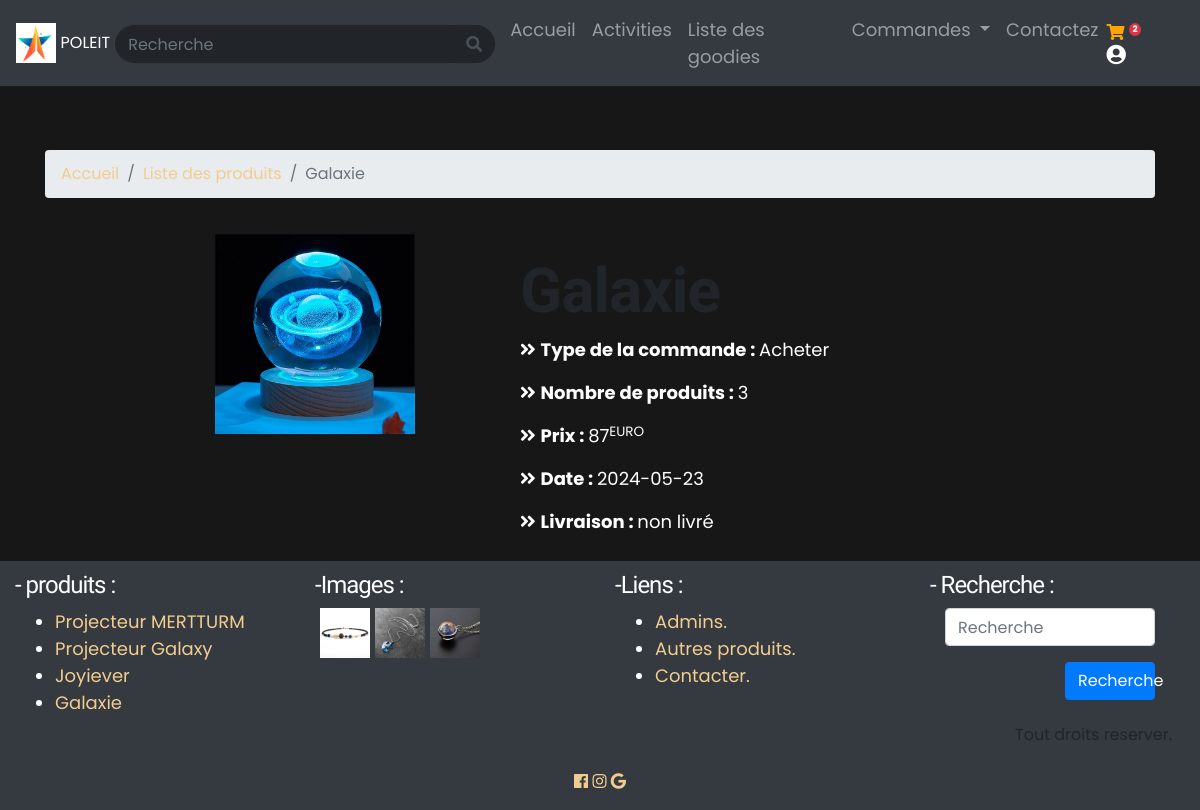
/Espace_membre/controleur/commande_controleur.php?comm=38 (signed in), run on the app's committed database.
### tables this page shows
CREATE TABLE IF NOT EXISTS `commandes` (
  `id` int NOT NULL AUTO_INCREMENT,
  `id_uti` int NOT NULL,
  `id_produit` int NOT NULL,
  `nb_l` int NOT NULL,
  `nb_j` int NOT NULL,
  `prix` int NOT NULL,
  `num` int NOT NULL,
  `etat` enum('Louer','Acheter') NOT NULL,
  `dateL` date DEFAULT NULL,
  `livraison` enum('livré','non livré') NOT NULL,
  `date` date NOT NULL,
  PRIMARY KEY (`id`)
);

CREATE TABLE IF NOT EXISTS `produits` (
  `id` int NOT NULL AUTO_INCREMENT,
  `titre` varchar(255) NOT NULL,
  `p_ach` int NOT NULL,
  `dispo` varchar(11) NOT NULL,
  `stock` int NOT NULL,
  `cat` varchar(255) NOT NULL,
  `nb_v` int NOT NULL,
  `disc` text NOT NULL,
  `promo` int NOT NULL,
  `image` varchar(255) NOT NULL,
  PRIMARY KEY (`id`)
);

### Espace_membre/controleur/commande_controleur.php (called while the page is built, shortened)
<?php
    include('../../autre/bdd.php');
    include('../modele/accueil_modele.php');
    include('../modele/Produit_modele.php');
    if(isset($_GET['comm'])){
        $comm = (int) $_GET['comm'];
        $commande = rech_com($comm,$_SESSION['id']);
    }else{
        header('Location: listeCommandes_controleur.php');
    }
    include('../vue/commande_vue.php');
?>

### Espace_membre/modele/Produit_modele.php (called while the page is built, shortened)
<?php
    function rech_com($id,$id_uti){
        global $bdd;
        $rep = $bdd->query('SELECT *, c.id as id_comm FROM commandes c,produits l WHERE l.id = id_produit and c.id ='.$id.' and c.id_uti='.$id_uti);
        $donnees=$rep->fetch();
        return $donnees;
    }
?>

### Espace_membre/modele/accueil_modele.php (called while the page is built, shortened)
<?php
    function get_produits($d,$f){
        global $bdd;
        $rep = $bdd->query('SELECT * FROM produits ORDER BY id DESC LIMIT '.$d.','.$f);
        return $rep;
    }
?>

### Espace_membre/vue/commande_vue.php (the view, shortened to what this page needs)
<html>
<head>
    <link rel="stylesheet" href="../../css/bootstrap/dist/css/bootstrap.min.css" />
    <link rel="stylesheet" href="../../css/bootstrap/icone/css/all.css">
    <link href="../../css/style.css" rel="stylesheet" />
</head>
<body>
    <?php include("../autre/menu.php"); ?>
    <section class="container" id="princi">
        <article>
            <nav aria-label="breadcrumb">
                <ol class="breadcrumb">
                    <li class="breadcrumb-item"><a href="accueil_controleur.php">Accueil</a></li>
                    <li class="breadcrumb-item"><a href="listeProduit_controleur.php">Liste des produits</a></li>
                    <li class="breadcrumb-item active" aria-current="page"><?php echo $commande['titre']; ?></li>
                </ol>
            </nav>
        </article>
        <article class="row">
            <div class="col-sm-4 offset-sm-1">
                <p style="text-align:center; margin:20px;">
                    <img id="im_com" src="../../images/produits/<?php echo $commande['image']; ?>" width=200 />
            </div>
            <div class="col-sm-6" style="margin-top:40px;">
                <h1><?php echo $commande['titre']; ?></h1>
                <p><i class="fas fa-angle-double-right"></i> <span class="lab">Type de la commande : </span><?php echo $commande['etat']; ?></p>
                <?php if($commande['etat']=="Acheter"){ ?>
                <p><i class="fas fa-angle-double-right"></i> <span class="lab">Nombre de produits : </span><?php echo $commande['nb_l']; ?></p>
                <?php }else{ ?>
                <p><i class="fas fa-angle-double-right"></i> <span class="lab">Nombre de jours : </span><?php echo $commande['nb_j']; ?></p>
                <?php } ?>
                <p><i class="fas fa-angle-double-right"></i> <span class="lab">Prix : </span><?php echo $commande['prix']; ?><sup>EURO</sup></p>
                <?php if($commande['livraison']=="non livré"){ ?>
                <p><i class="fas fa-angle-double-right"></i> <span class="lab">Date : </span><?php echo $commande['date']; ?></p>
                <?php }?>
               <p><i class="fas fa-angle-double-right"></i> <span class="lab">Livraison : </span><?php echo $commande['livraison'];
                    ?>
                </p>
            </div>
        </article>
    </section>
    <?php include('../autre/footer.php'); ?>
</body>
</html>

### Espace_membre/autre/footer.php (shortened to what this page needs)
<footer class="container-fluid" style="color:white; margin-bottom: 0px; margin-top: 10px; padding-top: 10px; background-color:#343a40;">
    <div class="row">
        <div class="col-sm-3">
            <h4>- produits :</h4>
            <?php
			$rep=get_produits(3,4);
            echo '<ul>';
			while($donnees=$rep->fetch()){
                echo '<li><a href="Produit_controleur.php?produit='.$donnees['id'].'">'.$donnees['titre'].'</a>';
            }
            echo '</ul>';
		?>
        </div>
        <div class="col-sm-3">
            <h4>-Images :</h4>
            <?php
		$rep=get_produits(0,3);
		while($donnees=$rep->fetch()){
			echo '<a href="../../images/produits/'.$donnees['image'].'"><img src="../../images/produits/'.$donnees['image'].'" width=50 Style="margin-left:5px;"/></a>';
		}
						 ?>
        </div>
        <div class="col-sm-3">
            <h4>-Liens :</h4>
            <ul>
                <li><a href='../../Espace_admin/controleur/connexion_controleur.php'>Admins.</a></li>
                <li><a href='listeProduit_controleur.php'>Autres produits.</a></li>
                <li><a href='contactez_controleur.php'>Contacter.</a></li>
            </ul>
        </div>
        <div class="col-sm-3">
            <form class="form-horizontal col-lg-12" method="get" action="Recherche_controleur.php">
                <h4>- Recherche :</h4>
                <div class="form-group">
                    <div class="col-lg-12">
                        <div class="form-group">
                            <input id="rech" name="rech" class="form-control" placeholder="Recherche" type='search'>
                        </div>
                    </div>
                    <div class="form-group">
                        <div class="col-lg-6 offset-lg-6">
                            <button id="connexion " name="connexion " class="btn btn-primary btn-block"><span class="glyphicon glyphicon-search"></span> Recherche </button>
                        </div>
                    </div>
                </div>
            </form>
            <p class="btn float-right">Tout droits reserver.</p>
        </div>
        <div class="col-sm-12 text-center">
                <a href="fb.com"><i class="fab fa-facebook"></i></a>
                <a href="insta.com"><i class="fab fa-instagram"></i></a>
                <a href="mailto:eniemsite@gmail.com"><i class="fab fa-google"></i></a>
        </div>
    </div>
</footer>

### css/style.css (style rules this page uses)
#princi { margin-top: 80px; }
.lab { font-weight: bold; }
@media screen and (max-width: 1280px) { #princi { margin-top: 150px; } }

### Espace_membre/css/tooplate-kool-form-pack.css (style rules this page uses)
:root { --body-bg-color: #181717; --white-color: #ffffff; --primary-color: #E07A5F; --secondary-color: #F2CC8F; --section-bg-color: #f0f8ff; --custom-btn-bg-color: #E07A5F; --custom-btn-bg-hover-color: #F2CC8F; --dark-color: #000000; --p-color: #ffffff; --link-hover-color: #F2CC8F; --body-font-family: 'Poppins', sans-serif; --heading-font-family: 'Unbounded', sans-serif; --h1-font-size: 62px; --h2-font-size: 36px; --h3-font-size: 28px; --h4-font-size: 24px; --h5-font-size: 22px; --h6-font-size: 20px; --p-font-size: 18px; --menu-font-size: 16px; --btn-font-size: 14px; --border-radius-large: 100px; --border-radius-medium: 20px; --border-radius-small: 10px; --font-weight-normal: 400; --font-weight-medium: 500; --font-weight-bold: 700; }
body { background-color: var(--body-bg-color); font-family: var(--body-font-family); }
h1, h2, h3, h4, h5, h6 { font-family: var(--heading-font-family); font-weight: var(--font-weight-medium); letter-spacing: -1px; }
h1 { font-size: var(--h1-font-size); font-weight: var(--font-weight-bold); }
h4 { font-size: var(--h4-font-size); }
p { color: var(--p-color); font-size: var(--p-font-size); font-weight: var(--font-weight-normal); }
ul li { color: var(--p-color); font-size: var(--p-font-size); font-weight: var(--font-weight-normal); }
a, button { touch-action: manipulation; transition: all 0.3s; }
a { display: inline-block; color: var(--secondary-color); text-decoration: none; }

### data on the page
commandes: id_produit.titre "Galaxie", id_produit.image (picture), etat "Acheter", nb_l "3", prix "87", date "2024-05-23", livraison "non livré"
produits: titre "Projecteur MERTTURM"
produits: titre "Projecteur Galaxy"
produits: titre "Joyiever"
produits: titre "Galaxie"
produits: image (picture)
produits: image (picture)
produits: image (picture)

### other printed values
get_nb_pan($_SESSION['id']) "2"
